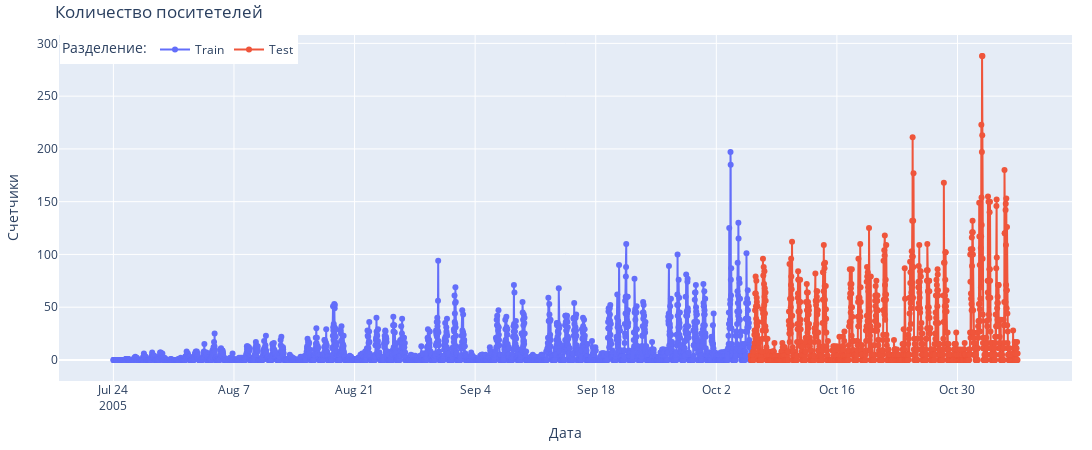

Notebook code cell kept with this figure:
### Code cell
sns.set_style("whitegrid")
plt.rcParams['figure.figsize'] = (20, 8)
plt.rcParams['font.size'] = 14
fig = go.Figure()
fig.add_trace(go.Scatter(x=counters_train.dt, y=counters_train.cnt, mode='lines+markers', name='Train'))
fig.add_trace(go.Scatter(x=counters_test.dt, y=counters_test.cnt, mode='lines+markers', name='Test'))
fig.update_layout(
    title  = 'Количество поситетелей',
    xaxis_title="Дата",
    yaxis_title="Счетчики",
    legend_title="Разделение:",
    width=1500,
    height=450,
    margin=dict(l=20, r=20, t=35, b=20),
    legend=dict(
        orientation="h",
        yanchor="top",
        y=1,
        xanchor="left",
        x=0.001
    )
)
fig.show()

### Figure 1 — Plotly figure (JSON) as saved in the notebook; plotly's stock layout.template omitted (floating-point values rounded to 4 significant figures; data arrays with more than 128 entries replaced by an {"elided": "..."} marker saying what was removed)
{"data": [{"mode": "lines+markers", "name": "Train", "type": "scatter", "x": {"elided": "3552 str values"}, "y": {"elided": "3552 int values"}}, {"mode": "lines+markers", "name": "Test", "type": "scatter", "x": {"elided": "1488 str values"}, "y": {"elided": "1488 int values"}}], "layout": {"height": 450, "legend": {"orientation": "h", "title": {"text": "Разделение:"}, "x": 0.001, "xanchor": "left", "y": 1, "yanchor": "top"}, "margin": {"b": 20, "l": 20, "r": 20, "t": 35}, "title": {"text": "Количество поситетелей"}, "width": 1500, "xaxis": {"title": {"text": "Дата"}}, "yaxis": {"title": {"text": "Счетчики"}}}}
